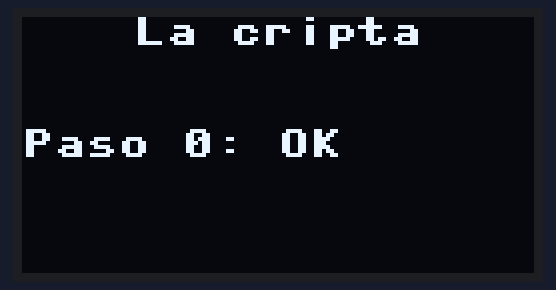
Simulated run of this program. Board: ESP32 board running MicroPython. Shown: 128×64 one-colour display. Library files of the repository ran but are not shown: ssd1306.py; what the program prints to the serial console is not drawn. At 60.1 s the program stops and its outputs stay as they are.

Above: at 0.1 s.

The program:

cripta.py
```python
# Reto · La cripta: varios chips en un mismo circuito.
# Empiezas solo con la OLED. En cada PASO de la guía:
#   1) agregas una pieza y sus cables en diagram.json,
#   2) pegas un bloque de código donde dice «PASO n»,
#   3) reinicias la simulación y compruebas antes de seguir.
import time
from machine import Pin, I2C
import ssd1306


def preparar_bus():
    # Un solo bus I2C para TODOS los chips I2C del circuito.
    return I2C(0, scl=Pin(22), sda=Pin(21), freq=400000)


# PASO 1 · pega aquí preparar_boton()


# PASO 2 · pega aquí despertar_mpu() y leer_inclinacion()


# PASO 3 · pega aquí preparar_perilla() y leer_porcentaje()


def main():
    i2c = preparar_bus()
    print("Chips en el bus I2C:", i2c.scan())  # Paso 0: [60]
    display = ssd1306.SSD1306_I2C(128, 64, i2c)
    display.fill(0)
    display.text("La cripta", 28, 0, 1)
    display.text("Paso 0: OK", 0, 28, 1)
    display.show()

    # PASOS 1, 2 y 3 · prepara aquí cada pieza nueva

    for vuelta in range(600):  # unos 60 segundos
        # PASO 4 · el reto: lee las piezas y dibuja en la OLED
        time.sleep_ms(100)


if __name__ == "__main__":
    main()
```
